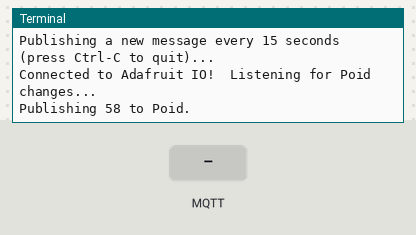
A program run on a simulated Raspberry Pi (BCM pin numbers). Parts: the last lines printed to the terminal. The test bench sets the inputs (shaded band). Random numbers come from a fixed seed; no MQTT or app messages arrive unless stated.

Above: at 1.3 s.
1.4 s: MQTT message "1" arrives on the first subscribed topic
At 1.8 s:
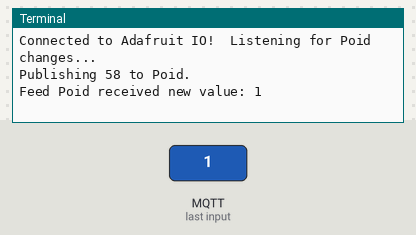
2.9 s: MQTT message "on" arrives on the first subscribed topic
At 4.1 s:
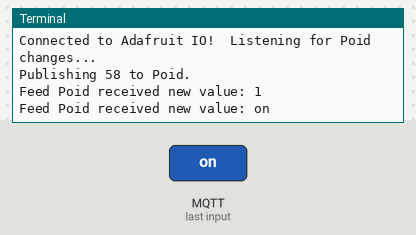
4.4 s: MQTT message "off" arrives on the first subscribed topic
At 5.0 s:
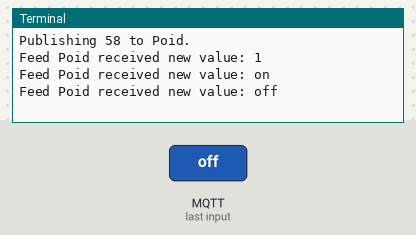

Measured:
- after the input at 1.4 s, the terminal: prints a new line at once (image 1)
- after the input at 2.9 s, the terminal: prints a new line at once (image 2)
- after the input at 4.4 s, the terminal: prints a new line at once (image 3)

The program:

pre-program.py
```python
#! /usr/bin/python

"""Copyright 2018 SopraSteria.
This work is licensed under my intership in SopraSteria"""

__author__="Ouafik Poideddine"
__version__="1.0.0"
__date__ ="26/07/2018 19:00h"

#Basic imports
import sys
from time import sleep
import random

# Import Adafruit IO MQTT client.
from Adafruit_IO import MQTTClient

# Set to your Adafruit IO key.
ADAFRUIT_IO_KEY = 'c527e85da54a4d8cab58f70de6a7d7f3'

# Set to your Adafruit IO username.
ADAFRUIT_IO_USERNAME = 'salahEo'


# Define callback functions which will be called when certain events happen.
def connected(client):
    print('Connected to Adafruit IO!  Listening for Poid changes...')
    # Subscribe to changes on a feed named Poid.
    client.subscribe('Poid')

def disconnected(client):
    # Disconnected function will be called when the client disconnects.
    print('Disconnected from Adafruit IO!')
    sys.exit(1)

def message(client, feed_id, payload):
    print('Feed {0} received new value: {1}'.format(feed_id, payload))


# Create an MQTT client instance.
client = MQTTClient(ADAFRUIT_IO_USERNAME, ADAFRUIT_IO_KEY)

# Setup the callback functions defined above.
client.on_connect    = connected
client.on_disconnect = disconnected
client.on_message    = message

# Connect to the Adafruit IO server.
client.connect()

client.loop_background()
# Now send new values every 15 seconds.
print('Publishing a new message every 15 seconds (press Ctrl-C to quit)...')
while True:
    value = random.randint(50, 100)
    print('Publishing {0} to Poid.'.format(value))
    client.publish('Poid', value)
    sleep(5)

#client.loop_blocking()
```
